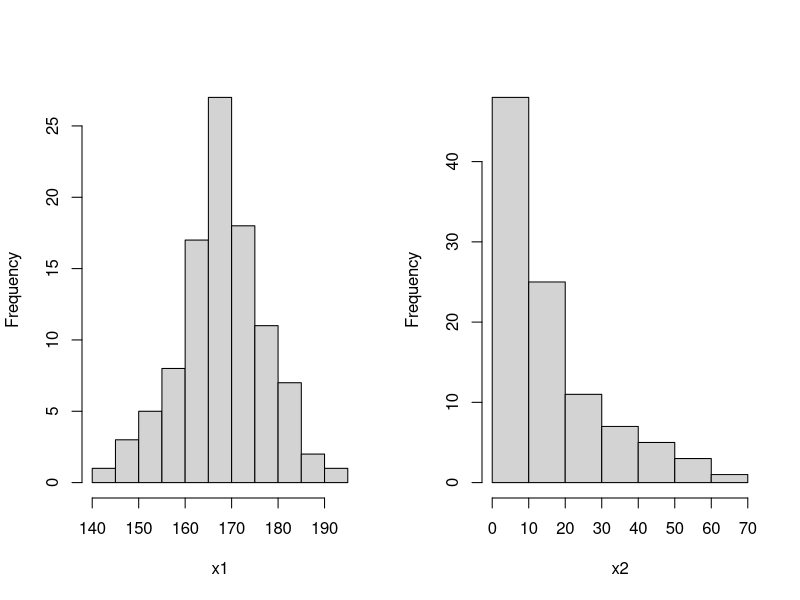
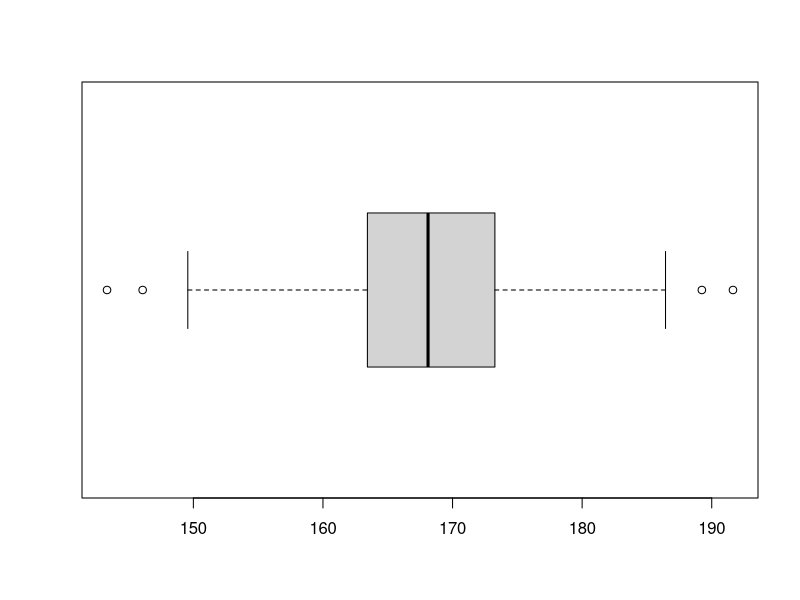
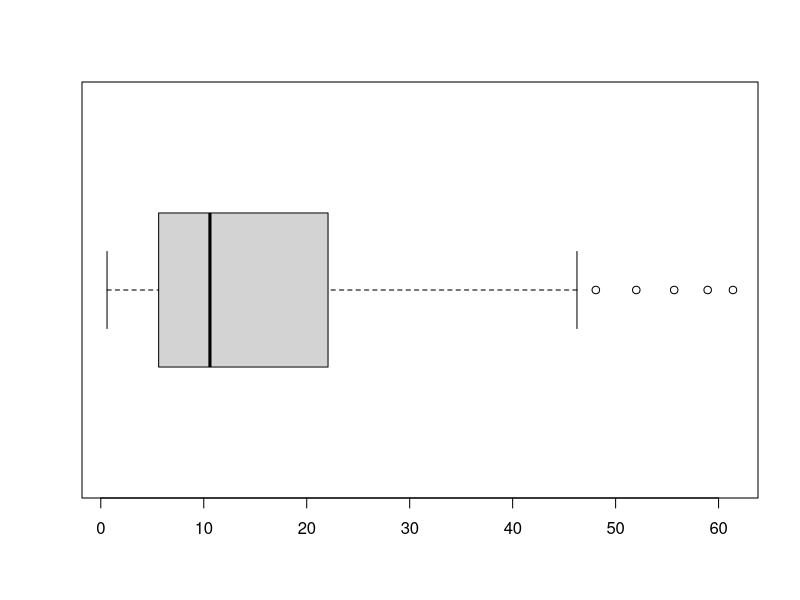
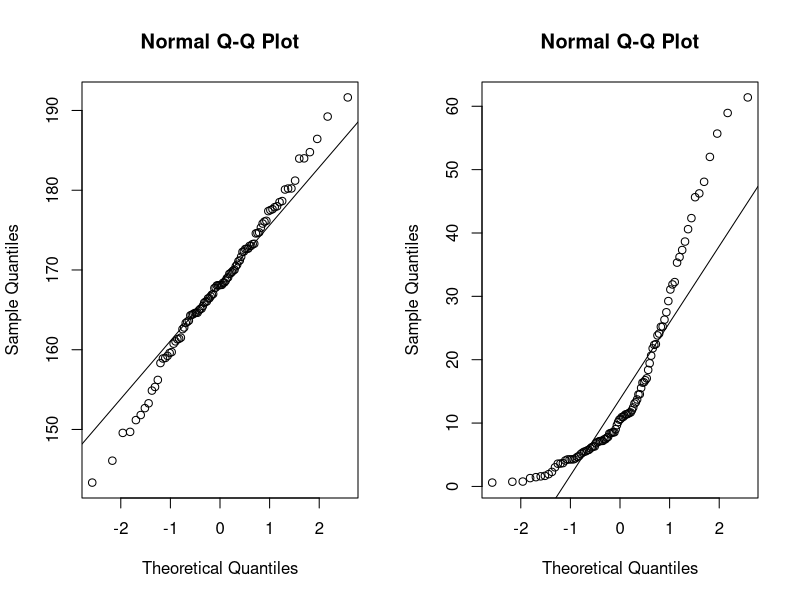
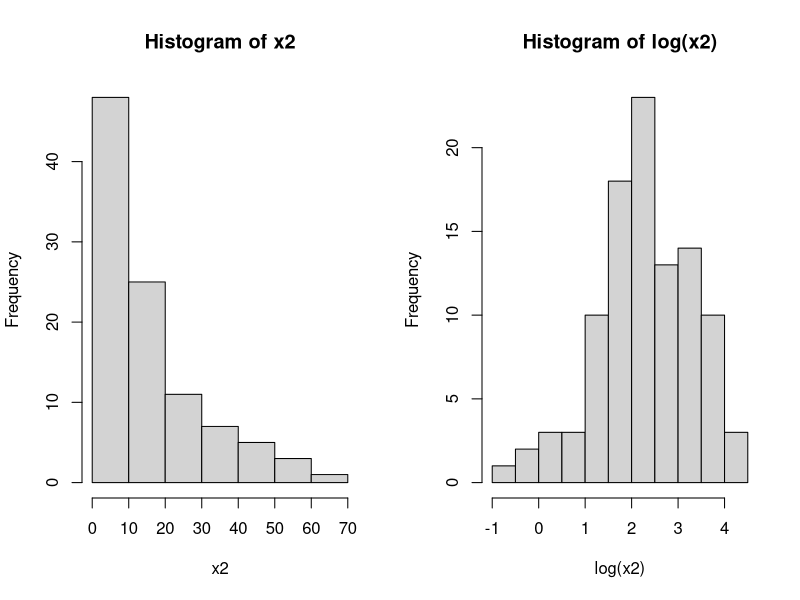
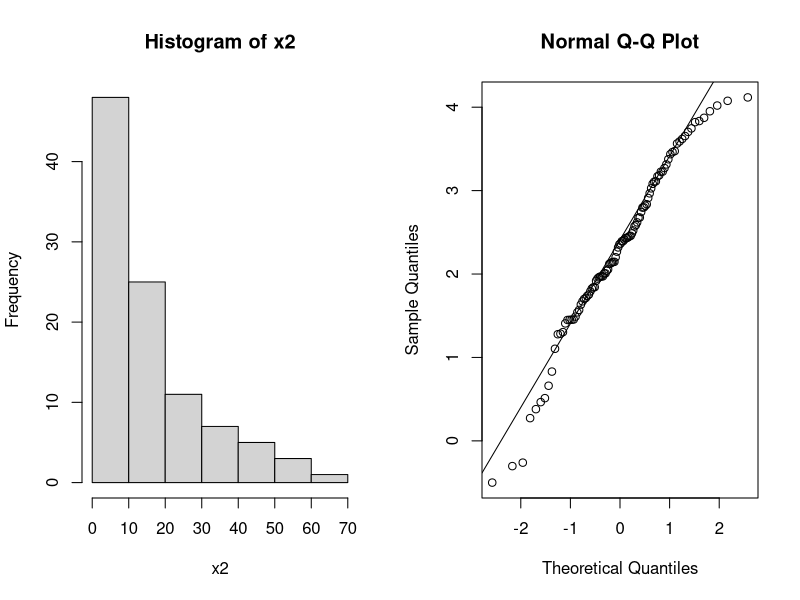
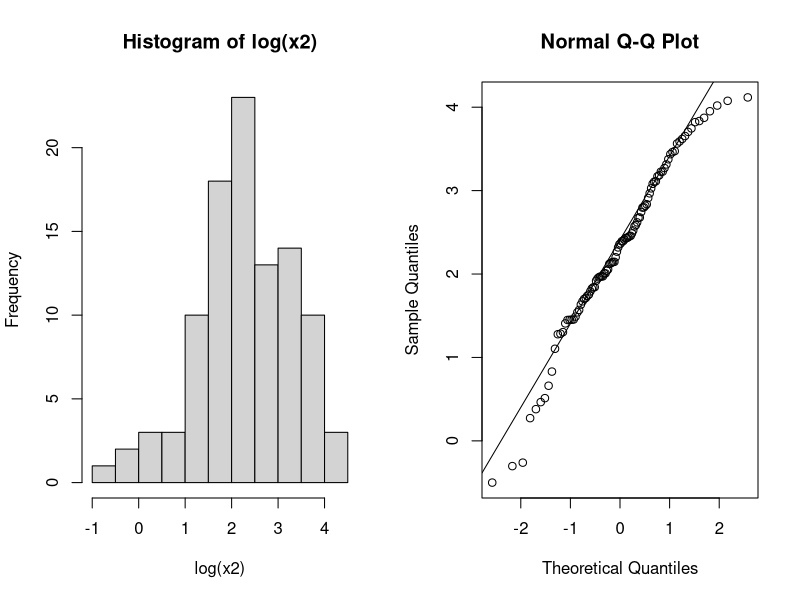
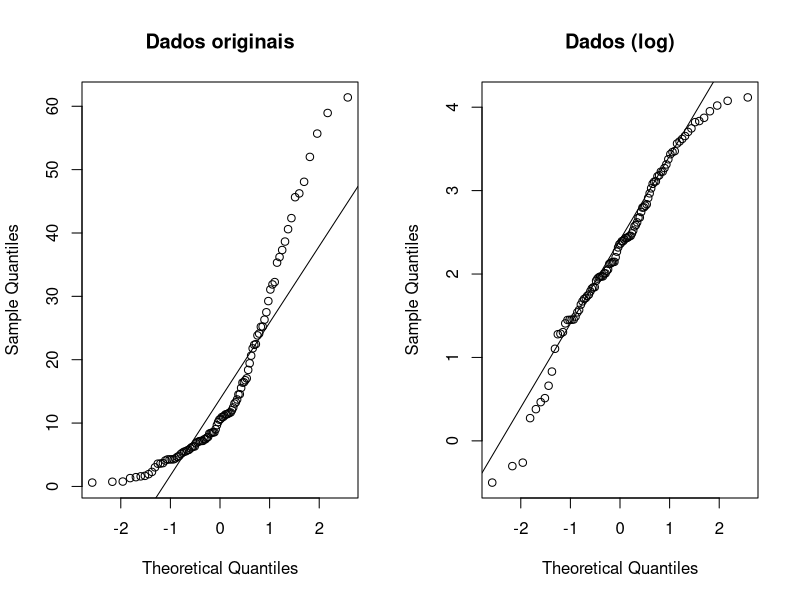

These charts were generated, in order, by the following R code:
## normal x lognormal ####
nl <- read.table("Aulas/Cap37-38/normal-lognormal.dat")
attach(nl)

par(mfrow = c(1,2))
hist(x1, main = "")
hist(x2, main = "")
par(mfrow = c(1,1))
boxplot(x1, horizontal = TRUE)
boxplot(x2, horizontal = TRUE)
par(mfrow = c(1,2))
qqnorm(x1); qqline(x1); qqnorm(x2); qqline(x2)
shapiro.test(x1)
shapiro.test(x2)

## Transformação ####
par(mfrow = c(1,2))
hist(x2); hist(log(x2))
hist(x2); qqnorm(log(x2)); qqline(log(x2))
hist(log(x2)); qqnorm(log(x2)); qqline(log(x2))
qqnorm(x2, main = "Dados originais"); qqline(x2); qqnorm(log(x2), main = "Dados (log)"); qqline(log(x2))
shapiro.test(x2)
shapiro.test(log(x2))

detach(nl)
rm(nl)

## 2 amostras ####
twosamples <- read.table("Aulas/Cap37-38/2samples.dat")
attach(twosamples)

par(mfrow = c(1,1))
boxplot(x,y)
par(mfrow = c(1,2))
hist(x, main = "Amostra 1")
hist(y, main = "Amostra 2")
qqnorm(x, main = "Amostra 1"); qqline(x); qqnorm(y, main = "Amostra 2"); qqline(y)

detach(twosamples)
rm(twosamples)

## 3 amostras ####
airquality <- data.table::data.table(airquality)
airquality[, .(SW = format.pval(shapiro.test(Ozone)$p.value, scientific = F, eps = .0001)), by = Month]
par(mfrow = c(1,1))
boxplot(Ozone ~ Month, data = airquality, xlab="Mês", ylab="Ozônio", main="Medições de qualidade do ar em NY")
m.p <- aov(Ozone ~ Month, data = airquality)
m.np <- kruskal.test(Ozone ~ Month, data = airquality)
m.ols <- lm(Ozone ~ Month, data = airquality)

summary(m.p) # não significativo
m.np # significativo
summary(m.ols)
with(airquality, pairwise.wilcox.test(Ozone, Month, p.adjust.method = "bonf"))
